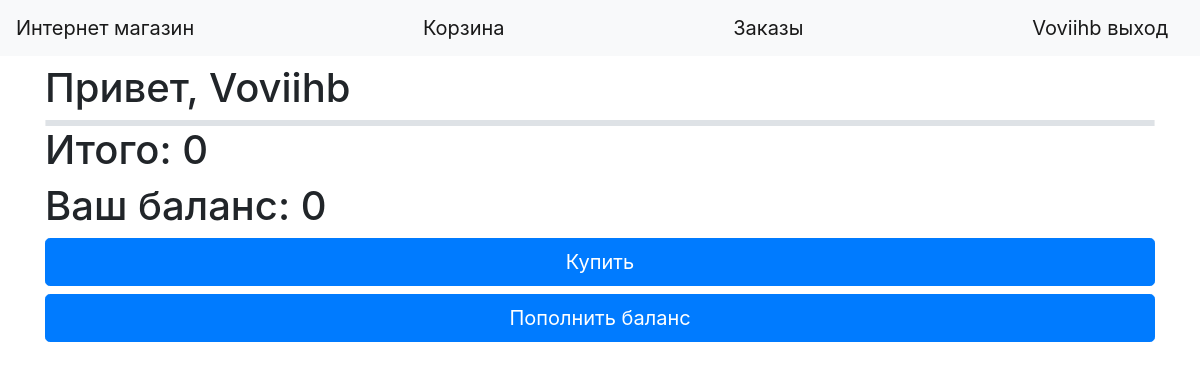
Before: /cart (signed in) with the older database file.
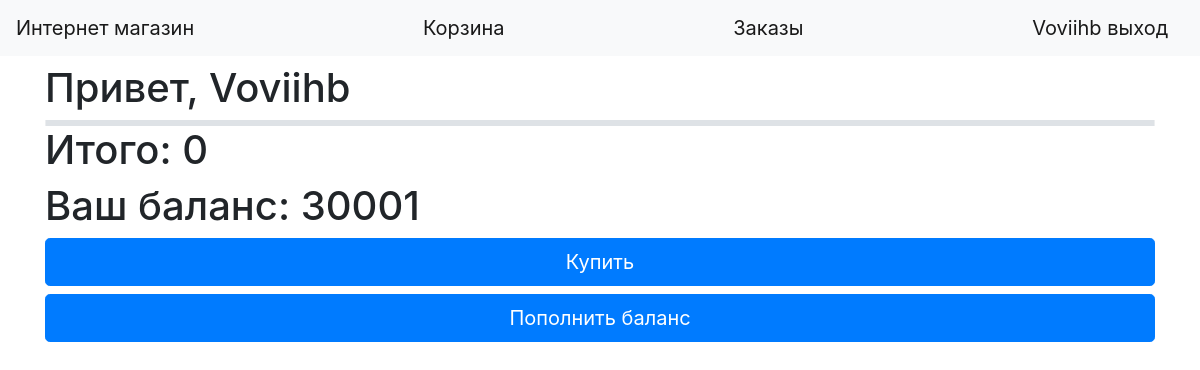
After: the same page with the newer database file.
### data/users.py (models this page shows, shortened)
class User(SqlAlchemyBase, UserMixin):
    __tablename__ = 'users'
    id = sqlalchemy.Column(sqlalchemy.Integer, primary_key=True, autoincrement=True)
    name = sqlalchemy.Column(sqlalchemy.String, nullable=True)
    about = sqlalchemy.Column(sqlalchemy.String, nullable=True)
    email = sqlalchemy.Column(sqlalchemy.String, index=True, unique=True, nullable=True)
    role = sqlalchemy.Column(sqlalchemy.Integer)
    hashed_password = sqlalchemy.Column(sqlalchemy.String, nullable=True)
    cart = sqlalchemy.Column(sqlalchemy.String, default="{}")
    balance = sqlalchemy.Column(sqlalchemy.Integer, default=0)
    created_date = sqlalchemy.Column(sqlalchemy.DateTime, default=datetime.datetime.now)

### main.py (the view)
@app.route('/cart', methods=['GET', 'POST'])
@login_required
def cart():
    db_sess = db_session.create_session()
    cart_db = db_sess.query(User).filter((User.id == current_user.id)).first()
    cart_db_cart = eval(cart_db.cart)
    products = db_sess.query(Products)
    price_all = 0
    for i in products:
        if i.id in cart_db_cart.keys():
            price_all += i.price * cart_db_cart[i.id]
    return render_template("cart.html", item=cart_db, cart_db=eval(cart_db.cart), products=products,
                           price_all=price_all, balance=cart_db.balance)

### data/db_session.py (called while the page is built)
def create_session() -> Session:
    global __factory
    return __factory()

### main.py (called while the page is built)
@login_manager.user_loader
def load_user(user_id):
    db_sess = db_session.create_session()
    return db_sess.query(User).get(user_id)

### templates/cart.html (shortened to what this page needs)
{% extends "base.html" %}
{% block content %}
{% if current_user.is_authenticated and current_user.role != "sell" %}
<h1>Привет, {{current_user.name}}</h1>
{% for product in products %}
<div class="col-md6 border rounded">
</div>
{% endfor %}
<h1>Итого: {{price_all}}</h1>
<h1>Ваш баланс: {{balance}}</h1>
{% if price_all > balance %}
<h1>Недостаточно средств! Пополните баланс</h1>
{% else %}
<a href="/accept_cart" class="btn btn-primary btn-lg btn-block">Купить</a>
<a href="/add_money" class="btn btn-primary btn-lg btn-block">Пополнить баланс</a>
{% endif %}
{% elif current_user.is_authenticated and current_user.role == "sell" %}
<a href="/register" class="btn btn-secondary">Вы не можете покупать товары, так как являетесь продавцом. Зарегистрируйтесь как покупатель</a>
{% else %}
<a href="/register" class="btn btn-secondary">Для совершения покупок необходимо зарегистрироваться</a>
{% endif %}
{% endblock %}

### templates/base.html (shortened to what this page needs)
<!doctype html>
<html lang="en">
<head>
    <link rel="stylesheet" href="https://stackpath.bootstrapcdn.com/bootstrap/4.4.1/css/bootstrap.min.css">
</head>
  <body>
    <header>
        <nav class="navbar navbar-light bg-light">
        <a class="navbar-brand" href="/main">Интернет магазин</a>
        <a class="navbar-brand" href="/cart">Корзина</a>
        <a class="navbar-brand" href="/orders">Заказы</a>
        {% if current_user.is_authenticated %}
            <a class="navbar-brand" href="/logout">{{ current_user.name }} выход</a>
        {% else %}
            <p>
                <a class="btn btn-primary " href="/register">Зарегистрироваться</a>
                <a class="btn btn-success" href="/login">Войти</a>
            </p>
        {% endif %}
    </nav>
    </header>
    <main role="main" class="container">
        {% block content %}{% endblock %}
    </main>
  </body>
</html>

Changed rows visible on the page:
changed User "Voviihb": balance (not shown) → "30001"
Other visible differences:
{{ balance }}: "0" → (not shown)
